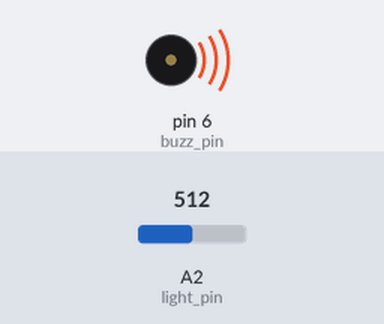
A sketch run on a simulated Arduino Uno, built with avr-gcc and run on an emulated ATmega328P. Parts: buzzer (waves = sounding). The inputs (shaded band) are chosen by the test bench; at power-on: A2 (light_pin) = 512. What the sketch prints to the serial monitor is not drawn.

Above: at 1.2 s.
1.3 s: A2 (light_pin) set to 83
At 2.1 s:
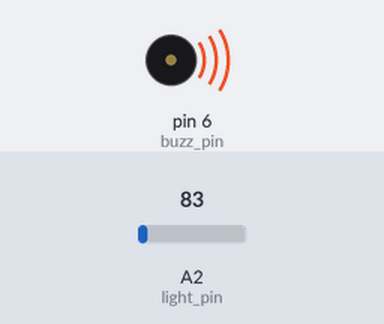
2.8 s: A2 (light_pin) set to 74
At 4.1 s:
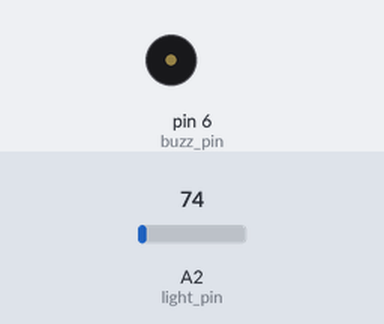
5.8 s: A2 (light_pin) set to 122
At 6.2 s:
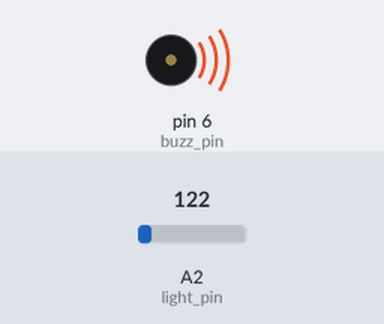
7.3 s: A2 (light_pin) set to 0
At 8.6 s:
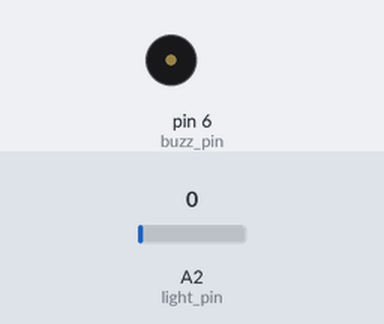
Timing chart, 0 to 10.3 s (numbered marks = the images above; inputs shaded):
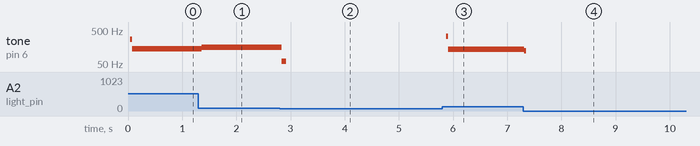

Measured:
- the behaviour switches between 78 and 77 on A2 (light_pin) (found by bisection; images 1 and 2)
- after the input at 1.3 s, tone on pin 6 (buzz_pin): 140 Hz → 155 Hz after 0.06 s
- after the input at 2.8 s, tone on pin 6 (buzz_pin): 155 Hz → 60 Hz at once, → silent 0.08 s later
- after the input at 5.8 s, tone on pin 6 (buzz_pin): silent → 331 Hz after 0.07 s, → 135 Hz 0.04 s later
- after the input at 7.3 s, tone on pin 6 (buzz_pin): 135 Hz → 124 Hz at once, → silent 0.04 s later

The sketch:

Tutorial_26_Photoresistor_and_Passive_Buzzer.ino
```cpp
//photoresistor & passive buzzer
int light_pin = A2;
int light_val;

int buzz_pin = 6;
int buzz_time;

int wait = 500;
int long_wait = 3000;

void setup() {
  // put your setup code here, to run once:
  pinMode(light_pin, INPUT);
  pinMode(buzz_pin, OUTPUT);
  Serial.begin(9600);
}

void loop() {
  // put your main code here, to run repeatedly:

  // light_val = 750 -> ON
  // buzz_val = 1 ms -> ON
  // light_val = 200 -> OFF
  // buzz_time = 10 ms -> OFF
  light_val = analogRead(light_pin);
  Serial.println(light_val);

  // buzz_val is time in miliseconds
  buzz_time = (9./550.)*(light_val-200) + 1;
  Serial.println(buzz_time);

  digitalWrite(buzz_pin, HIGH);
  delayMicroseconds(buzz_time);
  digitalWrite(buzz_pin, LOW);
  delayMicroseconds(buzz_time);

}
```
